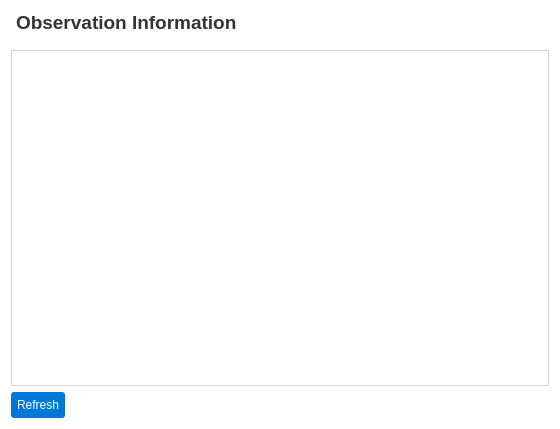
<?xml version="1.0" encoding="UTF-8"?>
<ui version="4.0">
 <class>FrequenciesInfoTab</class>
 <widget class="QWidget" name="FrequenciesInfoTab">
  <property name="geometry">
   <rect>
    <x>0</x>
    <y>0</y>
    <width>560</width>
    <height>429</height>
   </rect>
  </property>
  <property name="styleSheet">
   <string>background-color: #ffffff; font-family: Arial;</string>
  </property>
  <layout class="QVBoxLayout" name="verticalLayout">
   <item>
    <widget class="QLabel" name="titleLabel">
     <property name="font">
      <font>
       <family>Arial</family>
       <pointsize>14</pointsize>
       <bold>true</bold>
      </font>
     </property>
     <property name="styleSheet">
      <string>color: #333333; padding-bottom: 10px;</string>
     </property>
     <property name="text">
      <string>Observation Information</string>
     </property>
    </widget>
   </item>
   <item>
    <widget class="QTableView" name="projectInfoTable">
     <property name="styleSheet">
      <string>border: 1px solid #d3d3d3; background-color: #ffffff;</string>
     </property>
     <property name="editTriggers">
      <set>QAbstractItemView::EditTrigger::DoubleClicked|QAbstractItemView::EditTrigger::EditKeyPressed</set>
     </property>
     <property name="alternatingRowColors">
      <bool>true</bool>
     </property>
     <property name="selectionMode">
      <enum>QAbstractItemView::SelectionMode::SingleSelection</enum>
     </property>
     <property name="selectionBehavior">
      <enum>QAbstractItemView::SelectionBehavior::SelectRows</enum>
     </property>
    </widget>
   </item>
   <item>
    <layout class="QHBoxLayout" name="buttonLayout">
     <item>
      <widget class="QPushButton" name="refreshButton">
       <property name="styleSheet">
        <string notr="true">background-color: #0078d7; color: #ffffff; padding: 6px; border-radius: 3px;</string>
       </property>
       <property name="text">
        <string>Refresh</string>
       </property>
      </widget>
     </item>
     <item>
      <spacer name="horizontalSpacer">
       <property name="orientation">
        <enum>Qt::Orientation::Horizontal</enum>
       </property>
       <property name="sizeHint" stdset="0">
        <size>
         <width>40</width>
         <height>20</height>
        </size>
       </property>
      </spacer>
     </item>
    </layout>
   </item>
  </layout>
 </widget>
 <resources/>
 <connections>
  <connection>
   <sender>refreshButton</sender>
   <signal>clicked()</signal>
   <receiver>projectInfoTable</receiver>
   <slot>update()</slot>
   <hints>
    <hint type="sourcelabel">
     <x>45</x>
     <y>407</y>
    </hint>
    <hint type="destinationlabel">
     <x>125</x>
     <y>289</y>
    </hint>
   </hints>
  </connection>
 </connections>
</ui>
